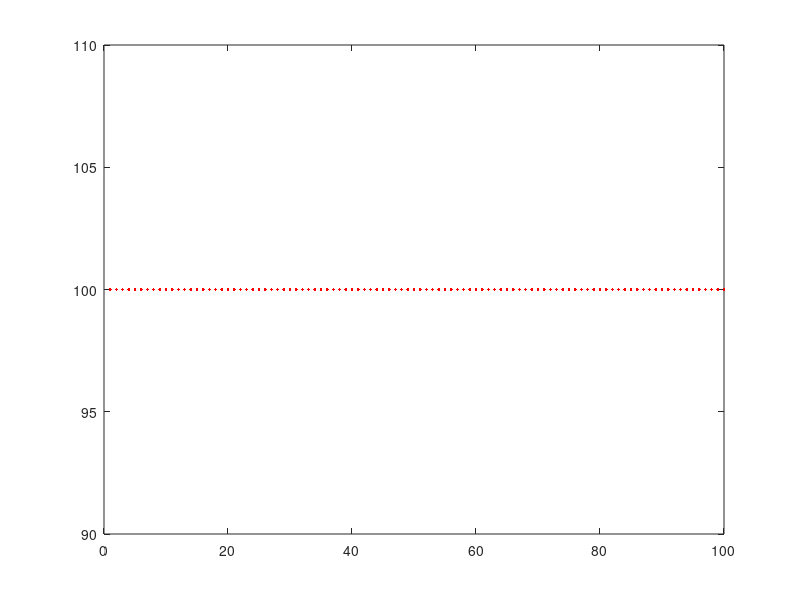

MATLAB code to generate this figure: (Note: this script raises an error after producing the figure.)
close all
% % % clear
clc

% % % cd('/Users/Gong/Desktop/chord_length_72');

i=1;
plotend=100;

% % % load(['chordlength_',num2str(i),'.mat']);


% % % subplot(1,2,1)
for j=1:3
    if j==1
        color='r';
    elseif j==2
        color='g';
    else
        color='b';
    end
    h(j)=plot(1:plotend,hist(1:plotend,j),color);
    hold on;
end

grid on
xlabel('Chord Length','FontSize',12)
ylabel('Frequency','FontSize',12)
set(legend(h(1:3),'X Direction','Y Direction','Z Direction'),'FontSize',12);


% % % subplot(1,2,2)
% % % plot(1:plotend,hist(1:plotend,4))
% % % 
% % % grid on
% % % xlabel('Chord Length','FontSize',12)
% % % ylabel('Frequency','FontSize',12)
% % % set(legend('All Directions'),'FontSize',12);
